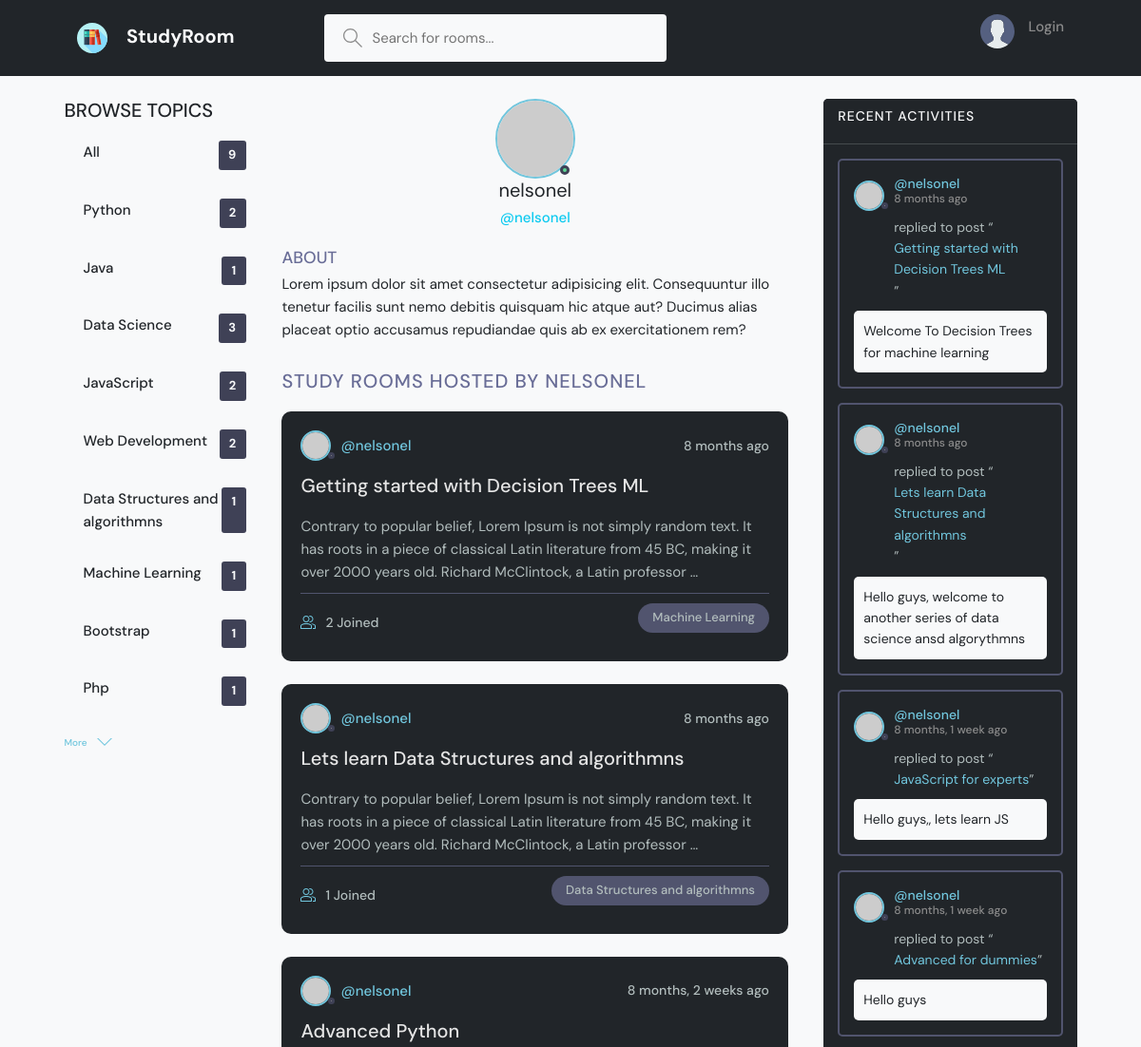
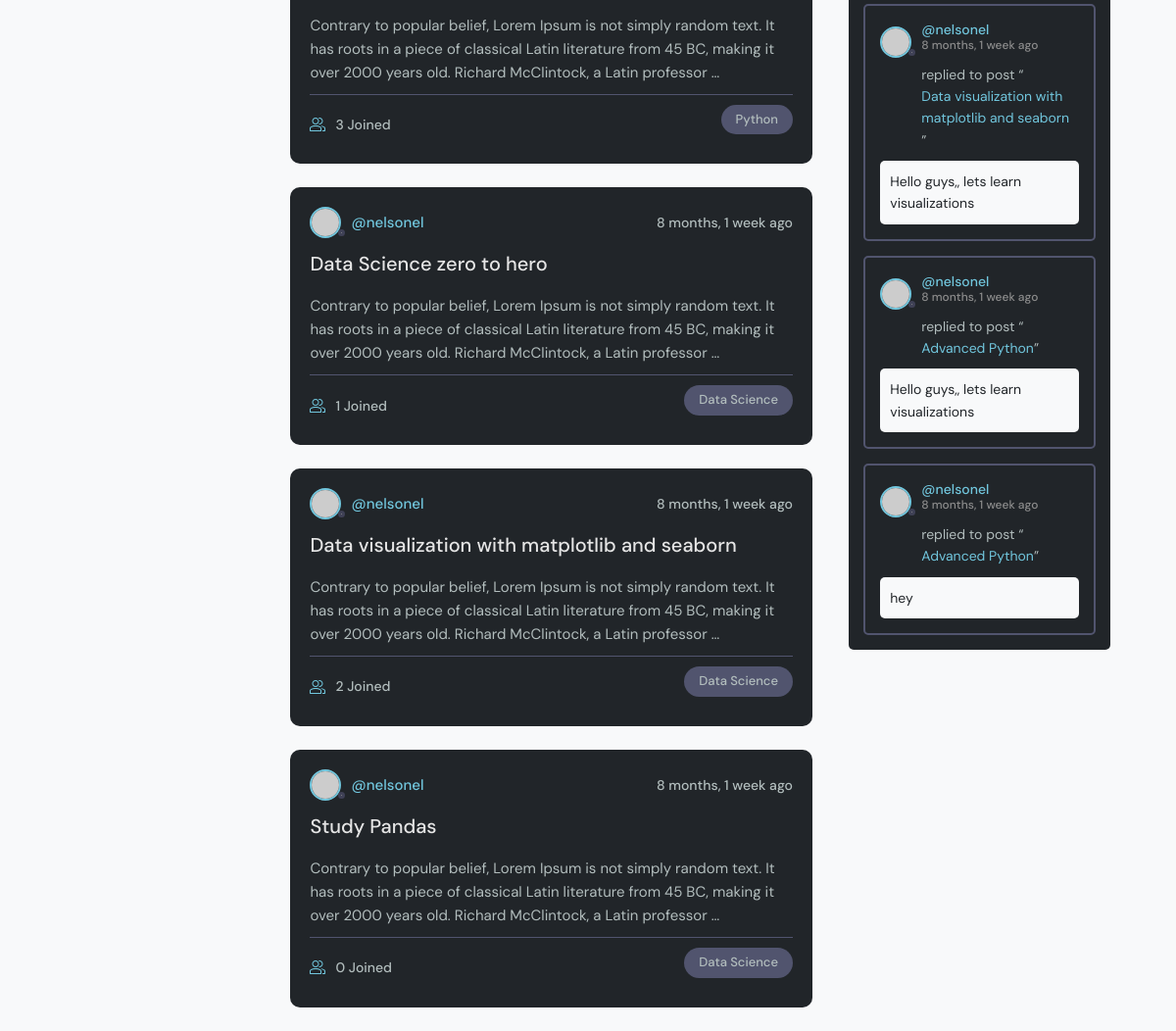
The app's page /profile/1/, older data (2 pictures, top to bottom).
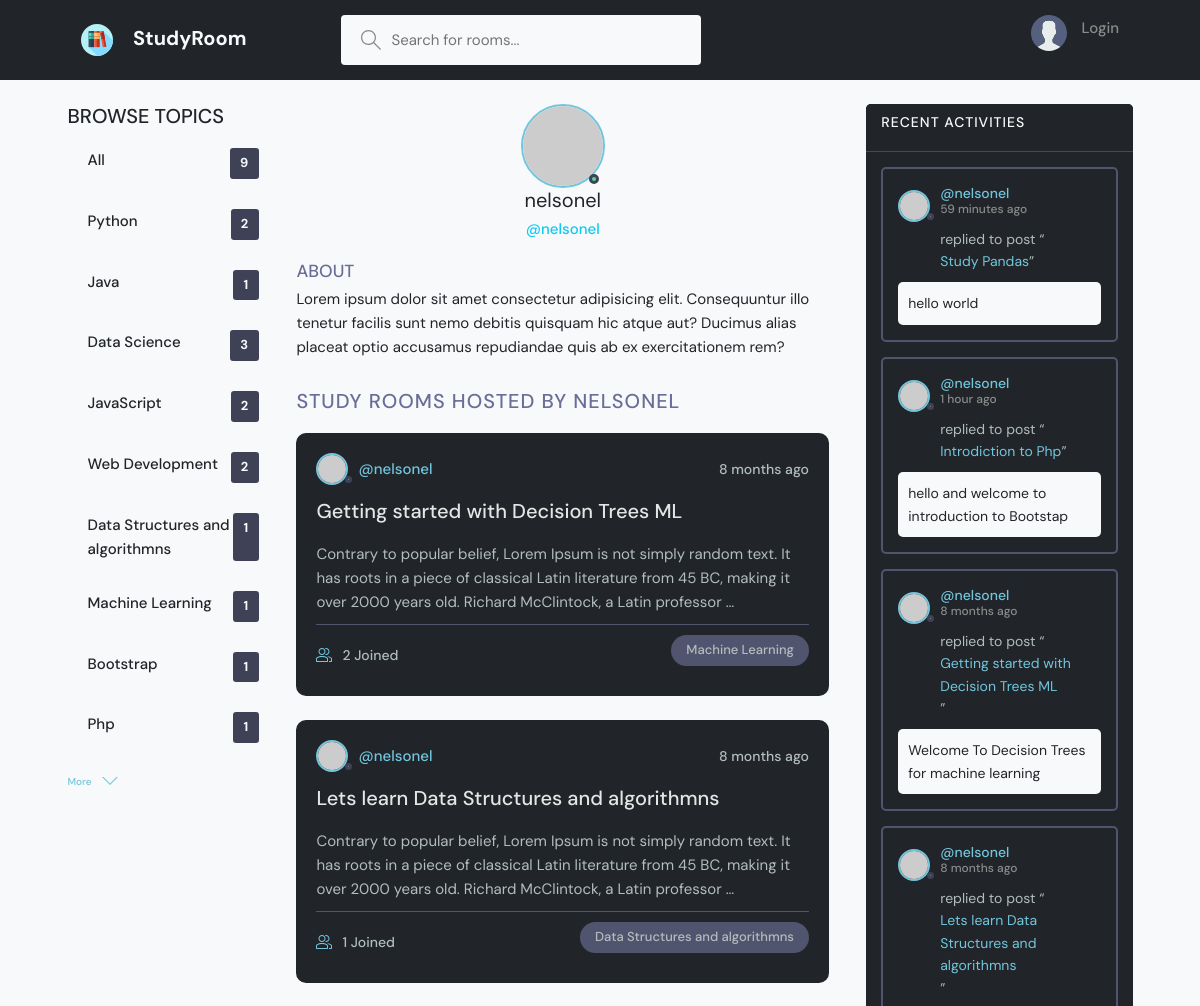
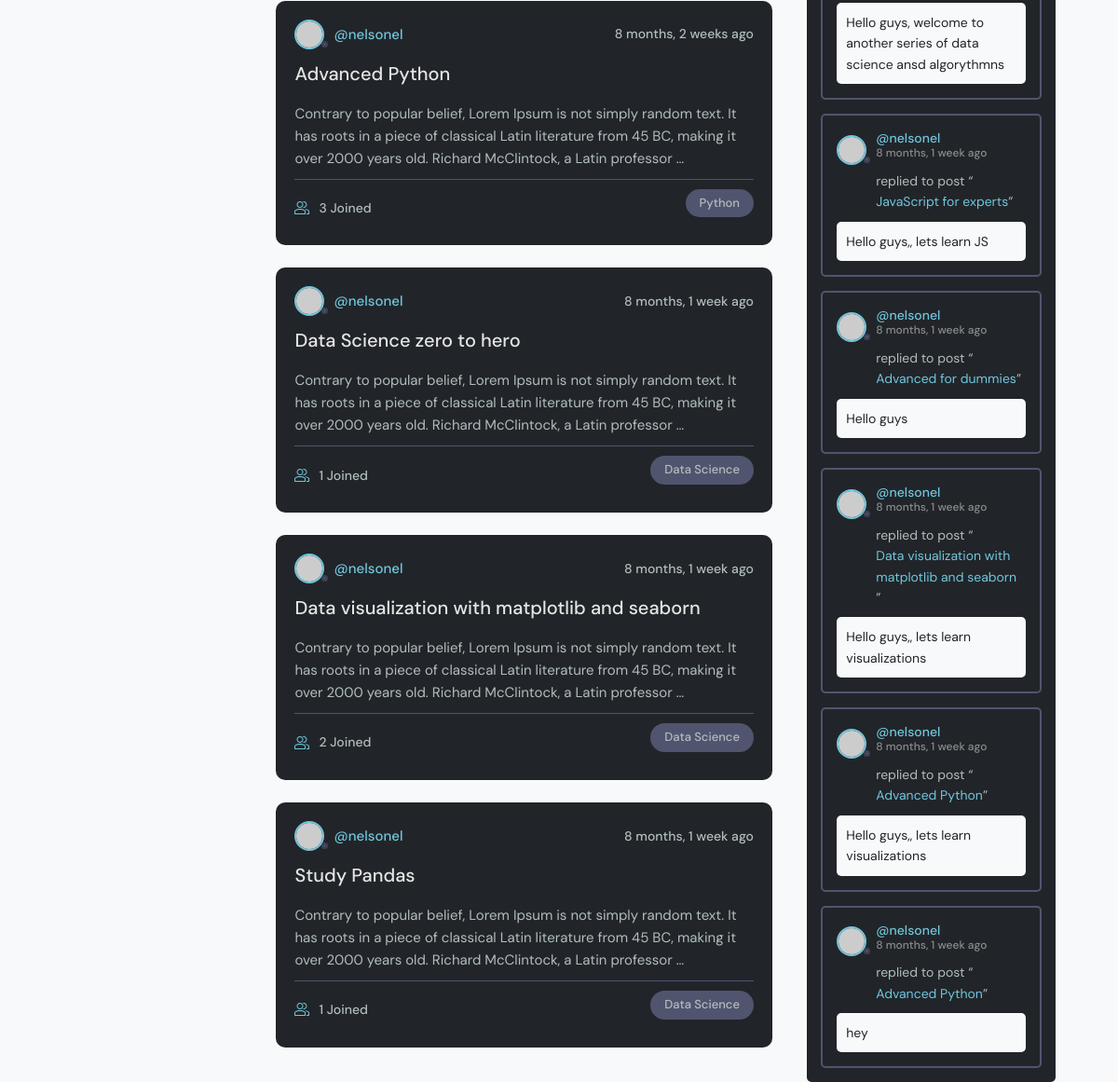
The same page, newer data (2 pictures, top to bottom).
### base/models.py (models this page shows, shortened)
class Topic(models.Model):
    name = models.CharField(max_length=200)

class Room(models.Model):
    host = models.ForeignKey(User, on_delete=models.SET_NULL, null=True)
    topic = models.ForeignKey(Topic, on_delete=models.SET_NULL, null=True)
    name = models.CharField(max_length=200)
    description = models.TextField(null=True, blank=True)
    participants = models.ManyToManyField(User,related_name='participants', blank=True)
    updated = models.DateTimeField(auto_now=True)
    created = models.DateTimeField(auto_now_add=True)
    class Meta:
        ordering = ['-updated', '-created']
    def __str__(self):
        return self.name[0:50]

class Message(models.Model):
    user = models.ForeignKey(User, on_delete=models.CASCADE)
    room = models.ForeignKey(Room, on_delete=models.CASCADE)
    body = models.TextField()
    updated = models.DateTimeField(auto_now=True)
    created = models.DateTimeField(auto_now_add=True)
    class Meta:
        ordering = ['-updated', '-created']

### base/views.py (the view)
# urls.py: path('profile/<str:pk>/', views.userProfile, name='user-profile'),
def userProfile(request, pk):
    user =  User.objects.get(id=pk)
    rooms = user.room_set.all()
    room_messages = user.message_set.all()
    topics = Topic.objects.all()
    context = {'user': user, 'rooms':rooms, 'room_messages': room_messages, 'topics': topics}
    return render(request, 'base/profile.html', context)

### base/templates/base/profile.html (shortened to what this page needs)
{% extends 'main.html' %}
{% block content %}
  <main class="profile-page layout layout--3">
    <div class="container">
      {% include 'base/topics_component.html' %}
      <div class="roomList">
        <div class="profile">
          <div class="profile__avatar">
            <div class="avatar avatar--large active">
              <img src="https://randomuser.me/api/portraits/men/11.jpg" />
            </div>
          </div>
          <div class="profile__info">
            <h3 class="text-dark">{{user.username}}</h3>
            <p class="text-info">@{{user.username}}</p>
          </div>
          <div class="profile__about">
            <h3>About</h3>
            <p class="text-dark">
              Lorem ipsum dolor sit amet consectetur adipisicing elit. Consequuntur illo tenetur
              facilis sunt nemo debitis quisquam hic atque aut? Ducimus alias placeat optio
              accusamus repudiandae quis ab ex exercitationem rem?
            </p>
          </div>
        </div>
        <div class="roomList__header">
          <div>
            <h2>Study Rooms Hosted by {{user.username}}</a>
            </h2>
          </div>
        </div>
        {% include 'base/feed_component.html' %}
      </div>
      {% include 'base/activity_component.html' %}
    </div>
  </main>
  {% endblock content %}

### templates/main.html (shortened to what this page needs)
{% load bootstrap5 %}
{% bootstrap_css %}
{% load static %}
{% load static %}
<!DOCTYPE html>
<html lang="en">
<head>
    <link rel="stylesheet" href="{% static 'styles/style.css' %}" />
</head>
<body class="bg-light">
    {% include 'navbar.html' %}
    {% block content %}
    {% endblock %}
</body>
</html>

### templates/navbar.html (shortened to what this page needs)
{% load static%}
<header class="header header--loggedIn bg-dark sticky-top">
    <div class="container">
        <a href="{% url 'home' %}" class="header__logo">
            <img  src="{% static 'images/library.svg' %}" />
            <h1 class="text-light">StudyRoom</h1>
        </a>
        <form class="header__search " method="GET" action=" {% url 'home' %} ">
            <label class="bg-light">
                <input class="bg-light" name="q" placeholder="Search for rooms..." />
            </label>
        </form>
        <nav class="header__menu">
            {% if request.user.is_authenticated %}
            <div class="header__user">
                <a href="{% url 'update-user' %}">
                    <div class="avatar avatar--medium active">
                        <img src="https://randomuser.me/api/portraits/men/37.jpg" />
                    </div>
                    <p class="text-light">{{request.user}} <span>{{request.user.username}}</span></p>
                </a>
                <button class="dropdown-button">
                    <svg version="1.1" xmlns="http://www.w3.org/2000/svg" width="32" height="32" viewBox="0 0 32 32">
                        <title>chevron-down</title>
                        <path d="M16 21l-13-13h-3l16 16 16-16h-3l-13 13z"></path>
                    </svg>
                </button>
            </div>
            {% else %}
            <a href="{% url 'login' %}">
                <img src="{% static 'images//avatar.svg' %}" />
                <p>Login</p>
            </a>
            {% endif %}
        </nav>
    </div>
</header>

### base/templates/base/topics_component.html
<div class="topics sticky">
    <div class="topics__header">
        <h2 class="text-dark">Browse Topics</h2>
    </div>
    <ul class="topics__list">
        <li class="">
            <a class="text-dark hoover" href="{% url 'home' %}">All <span class="text-light">{{topics.count}}</span></a>
        </li>
        {% for topic in topics %}
        <li class="">
            <a class="text-dark hoover" href="{% url 'home' %}?q={{topic.name}}">{{topic.name}} <span
            class="text-light">{{topic.room_set.all.count}}</span></a>
        </li>
        {% endfor %}
    </ul>
    <button class="btn btn--link" href="topics.html">
        More
        <svg version="1.1" xmlns="http://www.w3.org/2000/svg" width="32" height="32" viewBox="0 0 32 32">
            <title>chevron-down</title>
            <path d="M16 21l-13-13h-3l16 16 16-16h-3l-13 13z"></path>
        </svg>
    </button>
</div>

### base/templates/base/feed_component.html (shortened to what this page needs)
{% for room in rooms %}
<div class="roomListRoom bg-dark">
    <div class="roomListRoom__header">
        <a href="{% url 'user-profile' room.host.id %}" class="roomListRoom__author">
            <div class="avatar avatar--small">
                <img src="https://randomuser.me/api/portraits/women/11.jpg" />
            </div>
            <span>@{{room.host.username}}</span>
        </a>
        <div class="roomListRoom__actions">
            <span>{{room.created|timesince}} ago</span>
        </div>
    </div>
    <div class="roomListRoom__content">
        <a href="{% url 'room' room.id %}">{{room.name}}</a>
        <p>
            {{room.description |truncatewords:35}}
        </p>
    </div>
    <div class="roomListRoom__meta">
        <a href="{% url 'room' room.id %}" class="roomListRoom__joined">
            {{room.participants.all.count}} Joined
        </a>
        <p class="roomListRoom__topic">{{room.topic.name}}</p>
    </div>
</div>
{% endfor %}

### base/templates/base/activity_component.html (shortened to what this page needs)
<div class="activities bg-dark">
    <div class="activities__header">
      <h2 class="bg-dark text-light">Recent Activities</h2>
    </div>
    <hr class="bg-light">
     {% for message in room_messages %}
    <div class="activities__box">
      <div class="activities__boxHeader roomListRoom__header">
        <a href="{% url 'user-profile' message.user.id %}" class="roomListRoom__author">
          <div class="avatar avatar--small">
            <img src="https://randomuser.me/api/portraits/women/11.jpg" />
          </div>
          <p >
            @{{message.user}}
            <span>{{message.created|timesince}} ago</span>
          </p>
        </a>
      </div>
      <div class="activities__boxContent">
        <p>replied to post “<a href="{% url 'room' message.room.id %}">{{message.room}}</a>”</p>
        <div class="activities__boxRoomContent bg-light text-dark">
            {{message.body}}
        </div>
      </div>
    </div>
    {% endfor %}
  </div>

Row changes from the older to the newer data that the page shows:
computed for Room "Study Pandas": participants.all.count "0" → "1"
added Message: user "nelsonel", created "59 minutes", room "Study Pandas", body "hello world"
added Message: user "nelsonel", created "1 hour", room "Introdiction to Php", body "hello and welcome to introduction to Bootstap"
